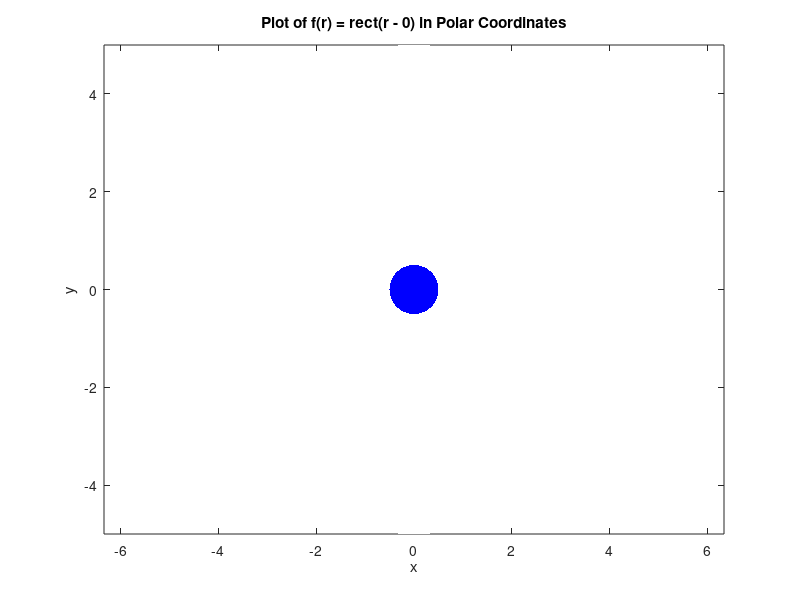

Here is the MATLAB script that generated this plot:
close all
% Define the parameter a (shift)
a = 0; % Example value of a > 1

% Define the radius range and angular range
r = linspace(0, 5, 500); % Radial distance
theta = linspace(0, 2*pi, 500); % Angle from 0 to 2*pi

% Create a meshgrid for polar coordinates
[R, Theta] = meshgrid(r, theta);

% Convert polar coordinates to Cartesian for plotting
X = R .* cos(Theta);
Y = R .* sin(Theta);

% Define the rect function in polar coordinates
f_R = double(abs(R - a) <= 0.5);

% Plot the function as an image
figure;
pcolor(X, Y, f_R); % Pseudocolor plot for better visualization
shading flat; % Remove grid lines for a cleaner plot
colormap([1 1 1; 0 0 1]); % White for 0 and blue for 1 (inside the disc)
axis equal;
title(['Plot of f(r) = rect(r - ', num2str(a), ') in Polar Coordinates']);
xlabel('x');
ylabel('y');
